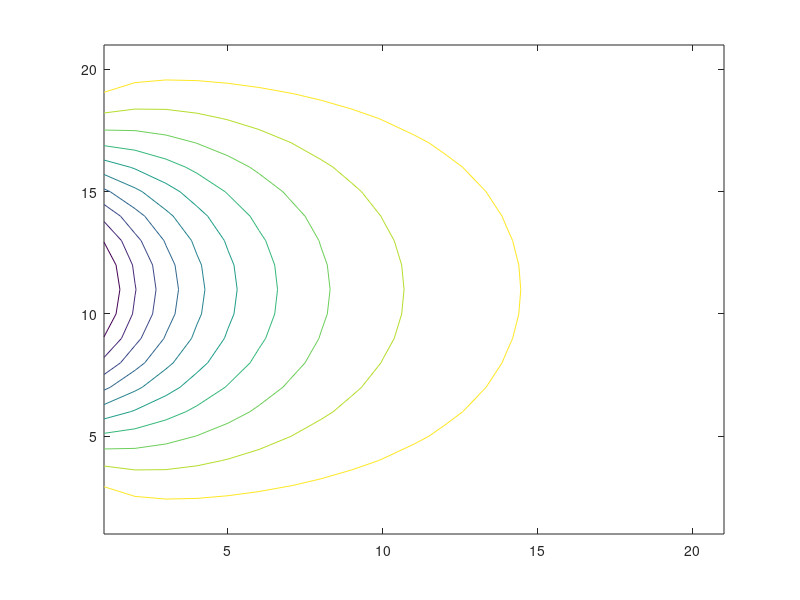
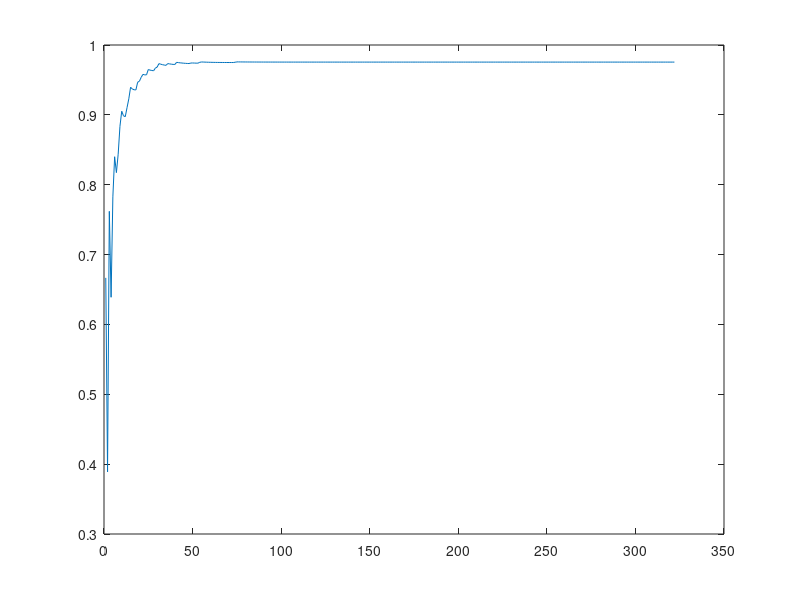

Write MATLAB code to recreate these figures, in order.

% Gauss-Seidel
clear;
h=0.05;
y=[0:.05:1]';
A=zeros(21,21);
for i=1:21
  A(i,21)=1;
  A(1,i)=1;
  A(21,i)=1;
  A(i,1)=cos(2*pi*(i*h-0.05));
end
 
error=1;
itr=0;
pitr=0;
while (error > 1e-5 & itr < 10000)
   itr=itr+1;
   Aold=A;
   for i=2:20
        for j=2:20
         A(i,j)=1/4*(A(i-1,j)+Aold(i+1,j)+A(i,j-1)+Aold(i,j+1));
     end
    end
   errorold=error;
   error=max(max(abs(A-Aold)));
   errornew=error;
   spectral(itr)=errornew/errorold;
   pitr=pitr+1;
   if pitr==5
       figure(3);
       contour(A);
       pitr=0;
   end   
end
 
 
fprintf('Gauss Seidel Iterations %d\n',itr);
figure(3);
contour(A);
figure(4);
plot(spectral);
fprintf('Spectral Radius %f\n',mean(spectral(itr-5:itr)));


